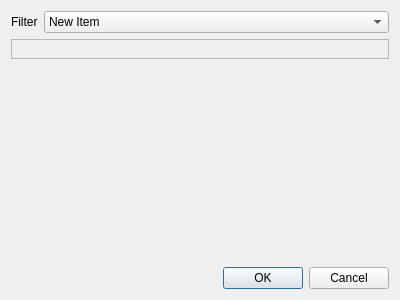
<?xml version="1.0" encoding="UTF-8"?>
<ui version="4.0">
 <class>VideoFilterParamsDialog</class>
 <widget class="QDialog" name="VideoFilterParamsDialog">
  <property name="geometry">
   <rect>
    <x>0</x>
    <y>0</y>
    <width>400</width>
    <height>300</height>
   </rect>
  </property>
  <property name="sizePolicy">
   <sizepolicy hsizetype="Minimum" vsizetype="Maximum">
    <horstretch>0</horstretch>
    <verstretch>0</verstretch>
   </sizepolicy>
  </property>
  <property name="windowTitle">
   <string>Dialog</string>
  </property>
  <property name="modal">
   <bool>true</bool>
  </property>
  <layout class="QVBoxLayout" name="verticalLayout">
   <item>
    <layout class="QFormLayout" name="formLayout">
     <item row="0" column="0">
      <widget class="QLabel" name="filterLabel">
       <property name="text">
        <string>Filter</string>
       </property>
      </widget>
     </item>
     <item row="0" column="1">
      <widget class="QComboBox" name="filterCb">
       <item>
        <property name="text">
         <string>New Item</string>
        </property>
       </item>
       <item>
        <property name="text">
         <string>New Item</string>
        </property>
       </item>
      </widget>
     </item>
    </layout>
   </item>
   <item>
    <widget class="VideoFilterParamsForm" name="frame">
     <property name="frameShape">
      <enum>QFrame::StyledPanel</enum>
     </property>
     <property name="frameShadow">
      <enum>QFrame::Raised</enum>
     </property>
     <layout class="QFormLayout" name="formLayout_2">
      <property name="fieldGrowthPolicy">
       <enum>QFormLayout::AllNonFixedFieldsGrow</enum>
      </property>
     </layout>
    </widget>
   </item>
   <item>
    <spacer name="verticalSpacer">
     <property name="orientation">
      <enum>Qt::Vertical</enum>
     </property>
     <property name="sizeHint" stdset="0">
      <size>
       <width>20</width>
       <height>40</height>
      </size>
     </property>
    </spacer>
   </item>
   <item>
    <widget class="QDialogButtonBox" name="buttonBox">
     <property name="orientation">
      <enum>Qt::Horizontal</enum>
     </property>
     <property name="standardButtons">
      <set>QDialogButtonBox::Cancel|QDialogButtonBox::Ok</set>
     </property>
    </widget>
   </item>
  </layout>
 </widget>
 <customwidgets>
  <customwidget>
   <class>VideoFilterParamsForm</class>
   <extends>QFrame</extends>
   <header>videofilterparamsform.h</header>
   <container>1</container>
   <slots>
    <slot>on_filterCb_change(QString)</slot>
   </slots>
  </customwidget>
 </customwidgets>
 <resources/>
 <connections>
  <connection>
   <sender>buttonBox</sender>
   <signal>accepted()</signal>
   <receiver>VideoFilterParamsDialog</receiver>
   <slot>accept()</slot>
   <hints>
    <hint type="sourcelabel">
     <x>248</x>
     <y>254</y>
    </hint>
    <hint type="destinationlabel">
     <x>157</x>
     <y>274</y>
    </hint>
   </hints>
  </connection>
  <connection>
   <sender>buttonBox</sender>
   <signal>rejected()</signal>
   <receiver>VideoFilterParamsDialog</receiver>
   <slot>reject()</slot>
   <hints>
    <hint type="sourcelabel">
     <x>316</x>
     <y>260</y>
    </hint>
    <hint type="destinationlabel">
     <x>286</x>
     <y>274</y>
    </hint>
   </hints>
  </connection>
  <connection>
   <sender>filterCb</sender>
   <signal>currentIndexChanged(QString)</signal>
   <receiver>frame</receiver>
   <slot>on_filterCb_change(QString)</slot>
   <hints>
    <hint type="sourcelabel">
     <x>214</x>
     <y>19</y>
    </hint>
    <hint type="destinationlabel">
     <x>199</x>
     <y>46</y>
    </hint>
   </hints>
  </connection>
 </connections>
</ui>
